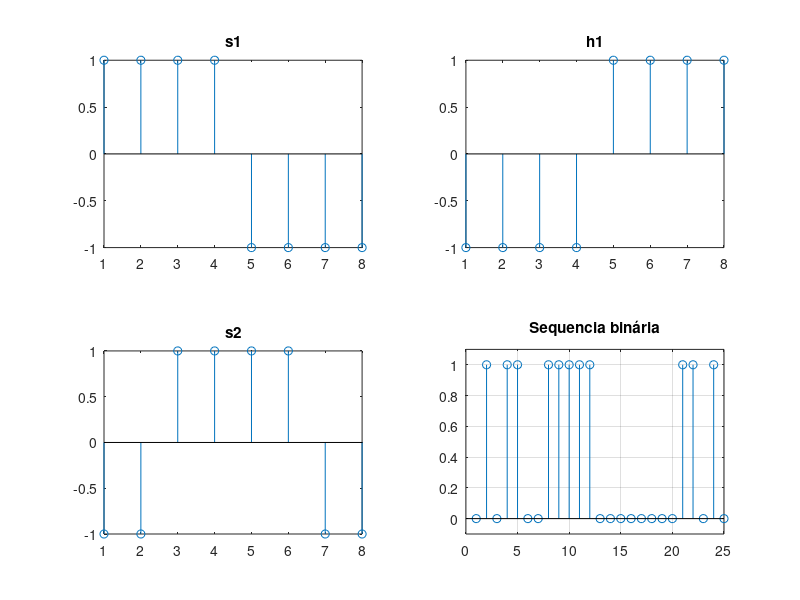
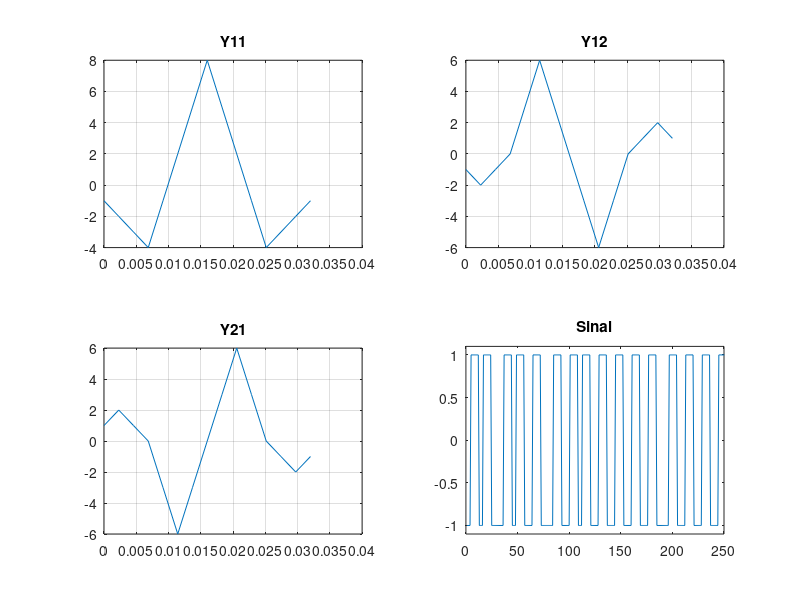

Write the MATLAB code that produced these figures, in order. (Note: this script raises an error after producing the figures.)
%%
%Exemplo 4.1 - Filtro casado
nAmostras = 16;
sinal = [ones(1,8) (-1*ones(1,8))];
subplot(1,3,1)
plot(sinal);
ylim([-1.2 1.2]);
grid on
fc = -sinal;
subplot(1,3,2)
plot(fc);
ylim([-1.2 1.2]);
grid on
subplot(1,3,3);
srec = conv(sinal,fc);
plot(srec);
grid on
%%
%Exemplo 4.2
clear all
close all
clc


T = 16e-3;
Na = 8;
t = linspace(0,32e-3,15);
s1 = [1 1 1 1 -1 -1 -1 -1];
h1 = [-1 -1 -1 -1 1 1 1 1];
h2 = [-1 -1 1 1 1 1 -1 -1];
s2 = h2;
figure (1)
subplot(2,2,1)
stem(s1)
title("s1")
subplot(2,2,2)
stem(h1)
title("h1")
subplot(2,2,3)
stem(s2)
title("s2")
subplot(2,2,4)
stem(h2)
title("h2")
y11 = conv(s1,h1);
y12 = conv(s1,h2);
y21 = conv(s2,h1);
y22 = conv(s2,h2);

figure (2)
subplot(2,2,1)
plot(t, y11)
title("Y11")
grid on
subplot(2,2,2)
plot(t, y12)
title("Y12")
grid on
subplot(2,2,3)
plot(t, y21)
title("Y21")
grid on
subplot(2,2,4)
plot(t, y22)
title("Y22")
grid on
%%
%Exemplo real
clear all
close all
clc
nsb = 16;
numB = 1e2;
seqb = randi([0,1],1,numB);
A = 1;
SnrzB = A*(2*(reshape(repmat(seqb,nsb,1),1,nsb*numB))- 1);
SNR = 0;
sinalRecebido = awgn(SnrzB, SNR);
lambda = 0;
seqbr= sum(reshape(sinalRecebido,nsb,numB)) > lambda;
figure (1)
stem(seqb)
title("Sequencia binária");
ylim([-0.1 1.1]);
xlim([0 25]);
grid on

seqbt = logical(seqb);
biterr(seqbt, seqbr)
bit1 = repmat([ones(1,nsb/2) -1*ones(1,nsb/2)],1,numB);
bit0= repmat([-1*ones(1,nsb/4) ones(1,nsb/2) -1*ones(1,nsb/4)],1,numB);
fc1 = -reshape(bit1,nsb,numB);
fc0 = reshape(bit0,nsb,numB);
snrzu1 = (reshape(repmat(seqb, nsb, 1),1,nsb*numB));
snrzu0 = -snrzu1+1;
sinal = snrzu1.*bit1 + snrzu0.*bit0;
figure (2)
plot(sinal)
title("Sinal");
ylim([-1.1 1.1]);
xlim([0 250]);
title("Sinal");
sinalr = awgn(sinal, SNR);
srconv = reshape(sinalr,nsb,numB);
sf1 = sum(conv(srconv, fc1));
sf0 = sum(conv(srconv, fc0));

















